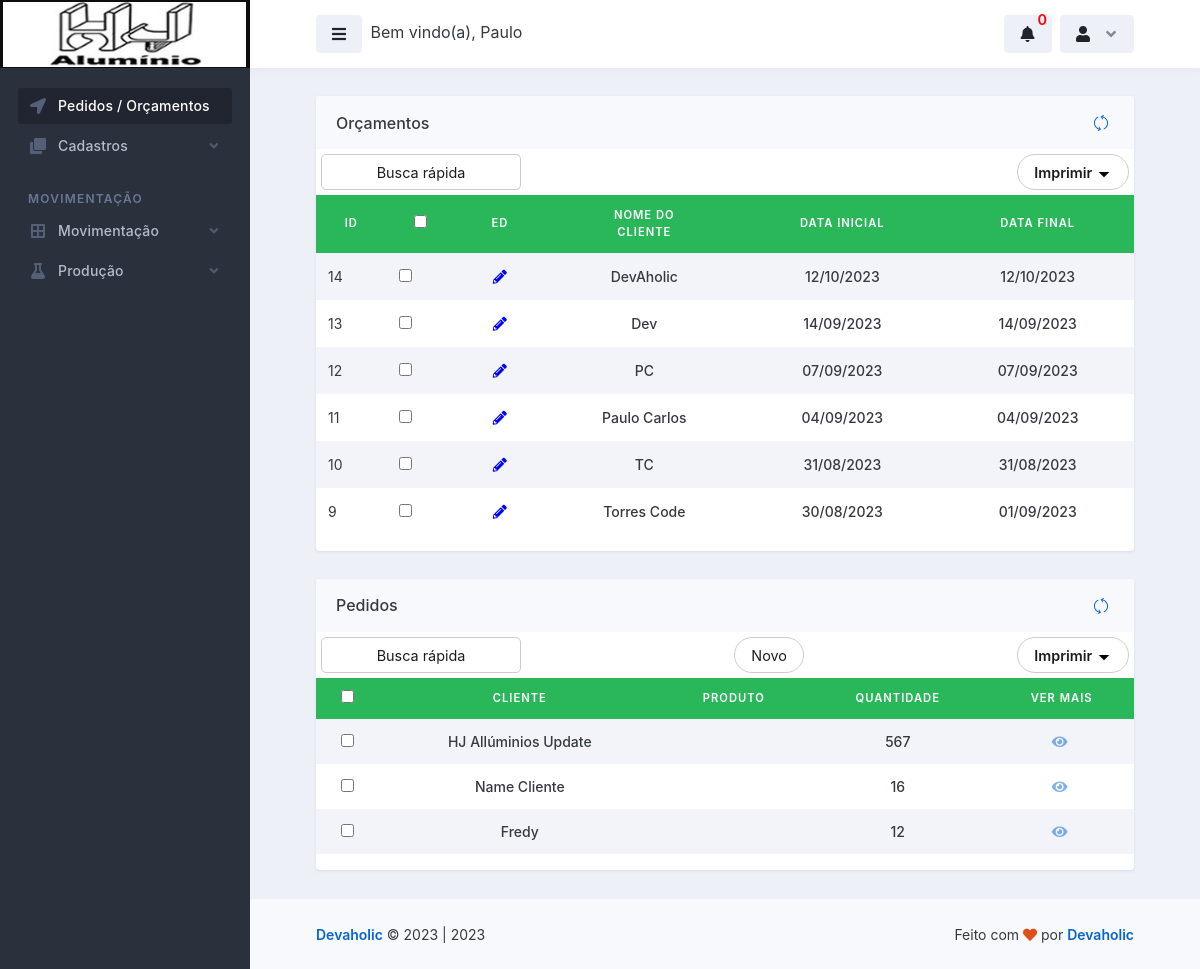
The app's page /dashboard/dashboard.php (signed in) with its own data.
### tables this page shows
CREATE TABLE `logado` (
  `id` int(11) NOT NULL,
  `nome` varchar(50) NOT NULL,
  `email` varchar(100) NOT NULL,
  `senha` varchar(50) NOT NULL,
  `parceiro_colaborador` varchar(100) NOT NULL,
  `cpf` int(100) NOT NULL,
  `rg` int(20) NOT NULL,
  `cep` int(20) NOT NULL,
  `endereco` varchar(100) NOT NULL,
  `telefone` varchar(50) NOT NULL,
  `complemento` varchar(100) NOT NULL,
  `bairro` varchar(100) NOT NULL,
  `cidade` varchar(100) NOT NULL,
  `uf` varchar(20) NOT NULL,
  `nascimento` varchar(100) NOT NULL,
  `nivel` varchar(20) NOT NULL
);

CREATE TABLE `pedidos_dos_clientes` (
  `id` int(11) NOT NULL,
  `nome_cliente` varchar(255) NOT NULL,
  `descricao_pedido` text NOT NULL,
  `data_inicial` varchar(255) NOT NULL,
  `data_final` varchar(255) NOT NULL,
  `garantia` varchar(255) NOT NULL,
  `status` varchar(255) NOT NULL,
  `nome_responsavel` varchar(255) NOT NULL
);

CREATE TABLE `tbl_ordem_producao` (
  `id` int(11) NOT NULL,
  `id_uniq` text NOT NULL,
  `cliente` varchar(255) NOT NULL,
  `modo` varchar(255) NOT NULL,
  `qtd` int(11) NOT NULL,
  `altura` int(11) NOT NULL,
  `largura` int(11) NOT NULL,
  `perfil_lado_esquerdo` varchar(255) NOT NULL,
  `usinagem_para_esquerdo` varchar(100) NOT NULL,
  `puxador_esquerdo` varchar(100) NOT NULL,
  `perfil_lado_direito` varchar(255) NOT NULL,
  `usinagem_para_direito` varchar(100) NOT NULL,
  `puxador_direito` varchar(100) NOT NULL,
  `perfil_lado_superior` varchar(255) NOT NULL,
  `usinagem_para_superior` varchar(100) NOT NULL,
  `puxador_superior` varchar(100) NOT NULL,
  `perfil_lado_inferior` varchar(255) NOT NULL,
  `usinagem_para_inferior` varchar(100) NOT NULL,
  `puxador_inferior` varchar(100) NOT NULL,
  `vidro` varchar(255) NOT NULL,
  `tv` varchar(5) NOT NULL,
  `servicos` varchar(255) NOT NULL,
  `travessa` varchar(255) NOT NULL,
  `portas_pares` varchar(255) NOT NULL,
  `reforco` varchar(255) NOT NULL,
  `desempenador` varchar(255) NOT NULL,
  `esquadreta` varchar(255) NOT NULL,
  `ponteira` varchar(255) NOT NULL,
  `kit` varchar(255) NOT NULL,
  `valor_item_cliente` varchar(255) NOT NULL,
  `porcento_desconto` varchar(255) NOT NULL,
  `desconto` varchar(255) NOT NULL,
  `produto` varchar(255) NOT NULL,
  `prod_qtd` varchar(255) NOT NULL,
  `prod_usinagem_puxador` varchar(255) NOT NULL,
  `prod_valor_item_cliente` varchar(255) NOT NULL,
  `prod_porcento_desconto` varchar(255) NOT NULL,
  `prod_desconto` varchar(255) NOT NULL,
  `val_forma_pagamento` varchar(255) NOT NULL,
  `val_condicao_pagamento` varchar(255) NOT NULL,
  `val_situacao_financeira` varchar(255) NOT NULL,
  `val_qtd_portas` varchar(255) NOT NULL,
  `val_qtd_vidros` varchar(255) NOT NULL,
  `val_qtd_quadros` varchar(255) NOT NULL,
  `val_qtd_total` varchar(255) NOT NULL,
  `val_total_consumidor` varchar(255) NOT NULL,
  `val_valor_itens_clientes` varchar(255) NOT NULL,
  `val_porcento_desconto` varchar(255) NOT NULL,
  `val_desconto` varchar(255) NOT NULL,
  `val_frete` varchar(255) NOT NULL,
  `val_total_cliente` varchar(255) NOT NULL,
  `out_valor_itens_parceiro` varchar(255) NOT NULL,
  `out_porcento_desconto` varchar(255) NOT NULL,
  `out_desconto` varchar(255) NOT NULL,
  `out_total_parceiro` varchar(255) NOT NULL,
  `out_markup_parceiro` varchar(255) NOT NULL,
  `out_total_fabrica` varchar(255) NOT NULL,
  `out_markup_fabrica` varchar(255) NOT NULL,
  `obs_observacao_op` varchar(255) NOT NULL,
  `ap_cli_aprovacao_cliente` varchar(255) NOT NULL,
  `ap_cli_aprovacao_cliente_data` varchar(255) NOT NULL,
  `ap_cli_cliente_retira` varchar(255) NOT NULL,
  `ap_cli_pedido_parceiro` varchar(255) NOT NULL,
  `ap_parc_aprovacao_parceiro` varchar(255) NOT NULL,
  `ap_parc_andamento_parceiro` varchar(255) NOT NULL,
  `ap_parc_entregue_data` varchar(255) NOT NULL,
  `ap_parc_vendedor_interno` varchar(255) NOT NULL,
  `ap_parc_vendedor_externo` varchar(255) NOT NULL,
  `ap_parc_vendedor_pedido` varchar(255) NOT NULL,
  `ap_fab_aprovacao_fabrica` varchar(255) NOT NULL,
  `ap_fab_pedido_fabrica_data` varchar(255) NOT NULL,
  `ap_fab_andamento` varchar(255) NOT NULL,
  `ap_fab_entrou_producao_data` varchar(255) NOT NULL,
  `ap_fab_produzido` varchar(50) NOT NULL,
  `ap_fab_entregue` varchar(50) NOT NULL
);

### dashboard/dashboard.php (the view, shortened to what the rows shown need)
<!doctype html>
<html lang="en">
  <head>
    <link rel="stylesheet" id="css-main" href="../assets/css/dashmix.min.css">
  </head>
  <body>
    <div id="page-container" class="sidebar-o sidebar-dark enable-page-overlay side-scroll page-header-fixed main-content-narrow">
      <?php require_once "../template/header.php" ?>
      <main id="main-container">
        <div class="content">
          <div class="row">
            <div class="col-md-12">
              <div class="block block-rounded block-mode-loading-refresh">
                <div class="table-responsive">
                  <table class="table table-striped table-hover table-borderless table-vcenter fs-sm">
                    <thead style="text-align: center; font-size: 0.8em; background-color: #2ab759; color: #fff;">
                      <tr class="text-uppercase">
                        <th>ID</th>
                        <th class="text-center d-xl-table-cell"><input type="checkbox" name="" id=""></th>
                        <th>Ed</th>
                        <th>Nome do <br> Cliente</th>
                        <th>Data Inicial</th>
                        <th>Data Final</th>
                      </tr>
                    </thead>
                    <tbody>
                      <?php
                        require_once "../controllers/controllers_pedidos_dos_clientes.php";
                        $pedidos_dos_clientes = new controllers_pedidos_dos_clientes();
                        $result_pedidos = $pedidos_dos_clientes->selecionar_pedidos_dos_clientes();
                        if(count($result_pedidos) > 0)
                        {
                          foreach($result_pedidos as $row_pedidos){
                      ?>
                      <tr>
                        <td><?php echo $row_pedidos['id']; ?></td>
                        <td>
                          <form id="selectForm">
                              <?php
                                echo '<input type="checkbox" name="selectedItems[]" value="' . $row_pedidos['id'] . '">';
                              ?>
                          </form>
                        </td>
                        <td class="text-center d-xl-table-cell" style="color: blue;">
                          <form action="gestao_pedidos.php" method="post">
                            <button type="submit" style="cursor: pointer; border: none; background-color: transparent;">
                              <i class="fa fa-pencil-alt" style="color: blue;"></i>
                            </button>
                          </form>
                        </td>
                        <td class="text-center text-end fw-medium">
                          <?= $row_pedidos['nome_cliente']; ?>
                        </td>
                        <td class="text-center text-end fw-medium">
                          <?= $row_pedidos['data_inicial']; ?>
                        </td>
                        <td class="text-center text-end fw-medium">
                          <?= $row_pedidos['data_final']; ?>
                        </td>
                      </tr>
                      <?php
                        } } else
                        {
                          echo "<h1>Nenhum registo encontrado!</h1>";
                        }
                      ?>
                    </tbody>
                  </table>
                </div>
                </div>
          <div class="row">
            <div class="col-md-12">
              <div class="block block-rounded block-mode-loading-refresh">
                <div class="table-responsive">
                  <table class="table table-striped table-hover table-borderless table-vcenter fs-sm">
                    <thead style="text-align: center; font-size: 0.8em; background-color: #2ab759; color: #fff;">
                      <tr class="text-uppercase">
                        <th><input type="checkbox"></th>
                        <th>Cliente</th>
                        <th>Produto</th>
                        <th>Quantidade</th>
                        <th>Ver Mais</th>
                      </tr>
                    </thead>
                    <tbody>
                      <?php
                        require_once '../controllers/controllers_pedidos_dos_clientes.php';
                        $pedidos_p = new controllers_pedidos_dos_clientes();
                        $result_p = $pedidos_p->selecionar_tbl_ordem_producao();
                        if(count($result_p) > 0)
                        {
                          foreach($result_p as $row_p){
                      ?>
                      <tr>
                        <td class="text-center text-end fw-medium">
                          <form id="selectForm">
                              <?php
                                echo '<input type="checkbox" name="selectedItems[]" value="' . $row_pedidos['id'] . '">';
                              ?>
                          </form>
                        </td>
                        <td class="text-center text-end fw-medium">
                          <?= $row_p['cliente']; ?>
                        </td>
                        <td class="text-center text-end fw-medium">
                        </td>
                        <td class="text-center text-end fw-medium">
                          <?= $row_p['qtd']; ?>
                        </td>
                        <td class="text-center text-nowrap fw-medium" style="display: flex; justify-content: center; align-items: center;">
                          <a href="vermais_pedidos.php?view_pedidos=<?php $idCriptografado = base64_encode($row_p['id']); echo $idCriptografado;?>">
                              <i class="fa fa-eye me-1 opacity-50"></i>
                          </a>
                        </td>
                      </tr>
                      <?php
                        } } else
                        {
                          echo "<h1>Nenhum registo encontrado!</h1>";
                        }
                      ?>
                    </tbody>
                  </table>
                </div>
                </div>
              </div>
              </div>
            </div>
          </div>
        </div>
      </main>
    </div>
  </body>
</html>

### template/header.php (shortened to what the rows shown need)
<?php
    require_once "../conexao-bd.php";
    $email = $_SESSION['email'];
    $selecinarUserLogado = $conn->prepare("SELECT * FROM logado WHERE email = :email");
    $selecinarUserLogado->bindValue(':email', $email);
    $selecinarUserLogado->execute();
    $row = $selecinarUserLogado->fetch(PDO::FETCH_ASSOC);
?>
<header id="page-header">
    <div class="content-header">
    <div class="space-x-1">
        <button type="button" class="btn btn-alt-secondary" data-toggle="layout" data-action="sidebar_toggle">
        <i class="fa fa-fw fa-bars"></i>
        </button>
        <span class="d-sm-inline-block">Bem vindo(a), <?php echo $row['nome']; ?></span>
    </div>
    </div>
</header>

### records on screen
logado: nome "Paulo"
pedidos_dos_clientes: id "14", nome_cliente "DevAholic", data_inicial "12/10/2023", data_final "12/10/2023"
pedidos_dos_clientes: id "13", nome_cliente "Dev", data_inicial "14/09/2023", data_final "14/09/2023"
pedidos_dos_clientes: id "12", nome_cliente "PC", data_inicial "07/09/2023", data_final "07/09/2023"
pedidos_dos_clientes: id "11", nome_cliente "Paulo Carlos", data_inicial "04/09/2023", data_final "04/09/2023"
pedidos_dos_clientes: id "10", nome_cliente "TC", data_inicial "31/08/2023", data_final "31/08/2023"
pedidos_dos_clientes: id "9", nome_cliente "Torres Code", data_inicial "30/08/2023", data_final "01/09/2023"
tbl_ordem_producao: cliente "HJ Allúminios Update", qtd "567"
tbl_ordem_producao: cliente "Name Cliente", qtd "16"
tbl_ordem_producao: cliente "Fredy", qtd "12"

### other values on screen
count($row_prod) "0"
Date('Y') "2023"
